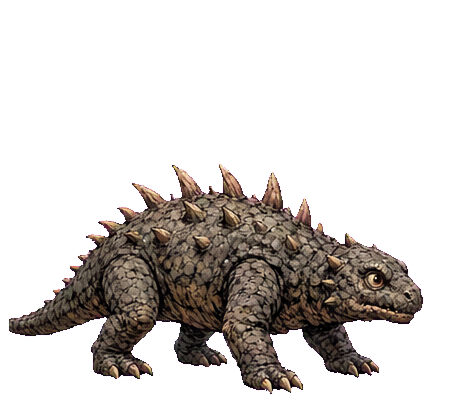
#> input picture art_prototypes/revision6/ending-anguirus-boy-0.png, 451 x 403 px
$ python prepare.py
#> lines starting #> are read from the running program, lines starting #| are printed output that depends on the picture
"""Persist art briefs and reference sheets; generation uses the bundled CLI."""
from pathlib import Path
from PIL import Image, ImageDraw
import json
p=Path(__file__).resolve().parent
style='Japanese Heisei tokusatsu practical creature suit realism, expressive sumi-e ink edges and fine manga crosshatching, cinematic ochre charcoal muted olive and icy blue, richly hand-painted material, consistent with reference art. No text, labels, watermark or panel lines.'
godzilla='Japanese HEISEI Godzilla 1991-1994: upright pear-shaped suit body, powerful thighs, short round feline muzzle, pronounced brow, small warm amber eyes, thick neck, pebbled charcoal rubber skin, three rows of large pale ivory maple-leaf dorsal plates. NOT Legendary/MonsterVerse, NOT crocodile muzzle, NOT tiny blue dorsal triangles, not burning Godzilla.'
gamera='Heisei Gamera trilogy (1995-1999) flying shell: dark olive-black natural keratin, densely overlapping irregular flattened ridged scutes, layered serrated shell rim, continuous organic low domed oval shell, weathered asymmetry. Four limbs AND head fully retracted into shell for spinning flight, four brilliant curved blue jet flames issuing from limb sockets. NO visible head or limbs. NOT stone paving, NOT a faceted geometric gemstone, NOT a regular hexagonal turtle grid. Shell stays horizontal, camera 20 degrees above edge, very wide flat ellipse. Spins in yaw about vertical axis, never rolls in the image plane.'
anguirus='Anguirus, low four-legged dinosaur suit, long trailing tail, horned snout, ivory crown horns. Back densely covered with 45-60 very long pointed curved ivory conical spikes, different lengths with largest spikes almost head-height, dramatic spiny silhouette. Many more and much longer spikes than old reference. Warm dark olive-brown organic armor. Faces and walks RIGHT.'
jobs=[]
def job(name,brief,refs,size='2048x1024'):
    (p/(name+'-prompt.txt')).write_text('Use case: precise-object-edit / illustration-story\n'+brief+'\nStyle: '+style,encoding='utf8')
    jobs.append(dict(name=name,refs=refs,size=size))
for name,desc,ref in [('godzilla',godzilla,'reference-godzilla.jpg'),('gamera',gamera,'reference-gamera.jpg'),('anguirus',anguirus,None)]:
    refs=['../revision5/opening-'+name+'.png']+([ref] if ref else [])
    job('opening-'+name,'Redraw the first reference as a premium isolated opening poster monster. Image 1 is composition/style reference; image 2 where present is actual film anatomy reference. Keep dramatic three-quarter looming presence facing LEFT toward incoming child, entire creature with margin. '+desc.replace('Faces and walks RIGHT.','Faces LEFT.')+' Background absolutely flat pure magenta #ff00ff. No ground, no cast shadow, no separate fragments. All appendages inside image with 40px clear margin.',refs,'1536x1024')
atlas='Make a clean animation sprite sheet, exactly 4 columns by 2 rows of equal 512x512 cells. Seven frames in reading order, eighth cell EMPTY MAGENTA. Every frame independent centered fully visible with 35px empty margin, consistent scale and baseline. Pure flat magenta #ff00ff background, no panel lines, no ground shadow, no detached debris. '
job('oilrig',atlas+'Image 1 is old animation composition reference; image 2 correct anatomy. '+godzilla+' Full body standing planted, head angled UP, broad long brilliant blue-white atomic breath extending vertically above its head, body occupies lower 60% of each cell, beam upper 40%. Seven distinct subtle breathing poses and pulsing beam. Keep both feet at same baseline.', ['../revision5/oilrig-source.png','reference-godzilla.jpg'])
job('gamera',atlas+'Image 1 previous gameplay animation; image 2 original Heisei flying model anatomy/material reference. '+gamera+' Seven yaw orientations separated by 51.4 degrees, flames sweep horizontally around shell, always same ellipse proportions and center. Shell centered, entire blue jets inside each cell.', ['../revision6/gamera-source.png','reference-gamera.jpg'])
job('anguirus',atlas+anguirus+' Seven evenly spaced phases of a slow quadruped gait, all feet grounded on same invisible baseline. Preserve style and orientation of reference. Full tail and all spikes inside each cell. No rider.', ['../revision6/anguirus-source.png'])
job('can',atlas+'Reference is Ultraman Color Timer. Redraw as a glowing oval cyan-blue lens in a thick brushed silver bezel, iconic raised convex luminous dome, tiny red-silver chest-shaped backing. Seven subtle pulse phases bright-dim-bright, same silhouette and center. Stylized painted collectible, no battery switches, no writing, no beverage can, no drink. Cyan glow cleanly bounded away from cell edges.', ['reference-timer.jpg'])
# Clean existing ending frames for identity and sequence reference.
sheet=Image.new('RGB',(2048,2048),'#ff00ff')
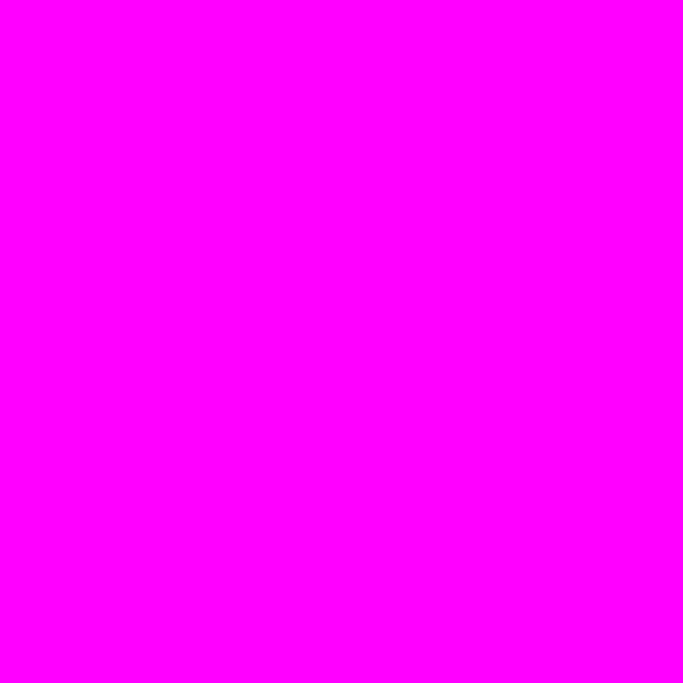
#> sheet: PIL image 2048x2048 RGB (shown at 1/3 size); mean R, G, B 255, 0, 255
for row,g in enumerate(['boy','girl']):
    for i in range(7):
        im=Image.open(p.parent/'revision6'/f'ending-anguirus-{g}-{i}.png').convert('RGBA');im.thumbnail((450,450))
#> further down, im is the input picture: PIL image 451x403 RGBA; mean R, G, B, A 25.4, 20.2, 18.3, 68.3
#> after `im.thumbnail((450, 450))`:
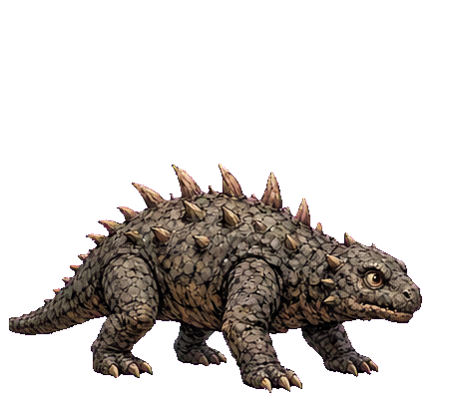
#> im: PIL image 450x402 RGBA; mean R, G, B, A 24.7, 20.1, 17.6, 68.3; transparent parts drawn white
        cell=row*8+i;sheet.paste(im,(cell%4*512+(512-im.width)//2,cell//4*512+490-im.height),im)
#> (the run stopped early here; a loop or call above may not have finished)

$ run again, with art_prototypes/revision5/ending-anguirus-boy-2.png copied over art_prototypes/revision6/ending-anguirus-boy-0.png
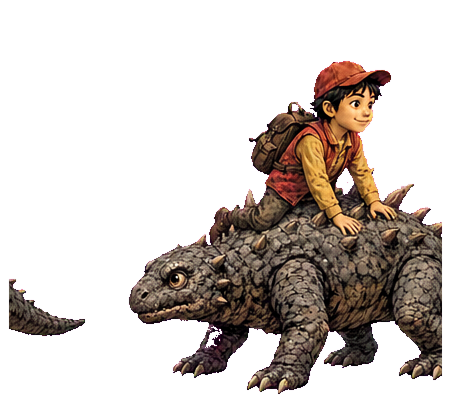
#> input picture art_prototypes/revision5/ending-anguirus-boy-2.png, 451 x 403 px
#> im is the input picture: PIL image 451x403 RGBA; mean R, G, B, A 31.7, 23.2, 19.3, 78.8
#> `im.thumbnail((450, 450))`:
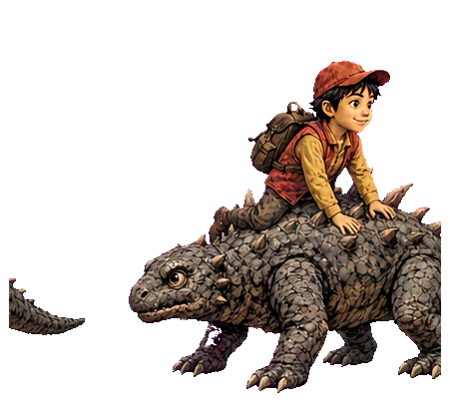
#> im: PIL image 450x402 RGBA; mean R, G, B, A 31.1, 23.1, 18.6, 78.8; transparent parts drawn white
